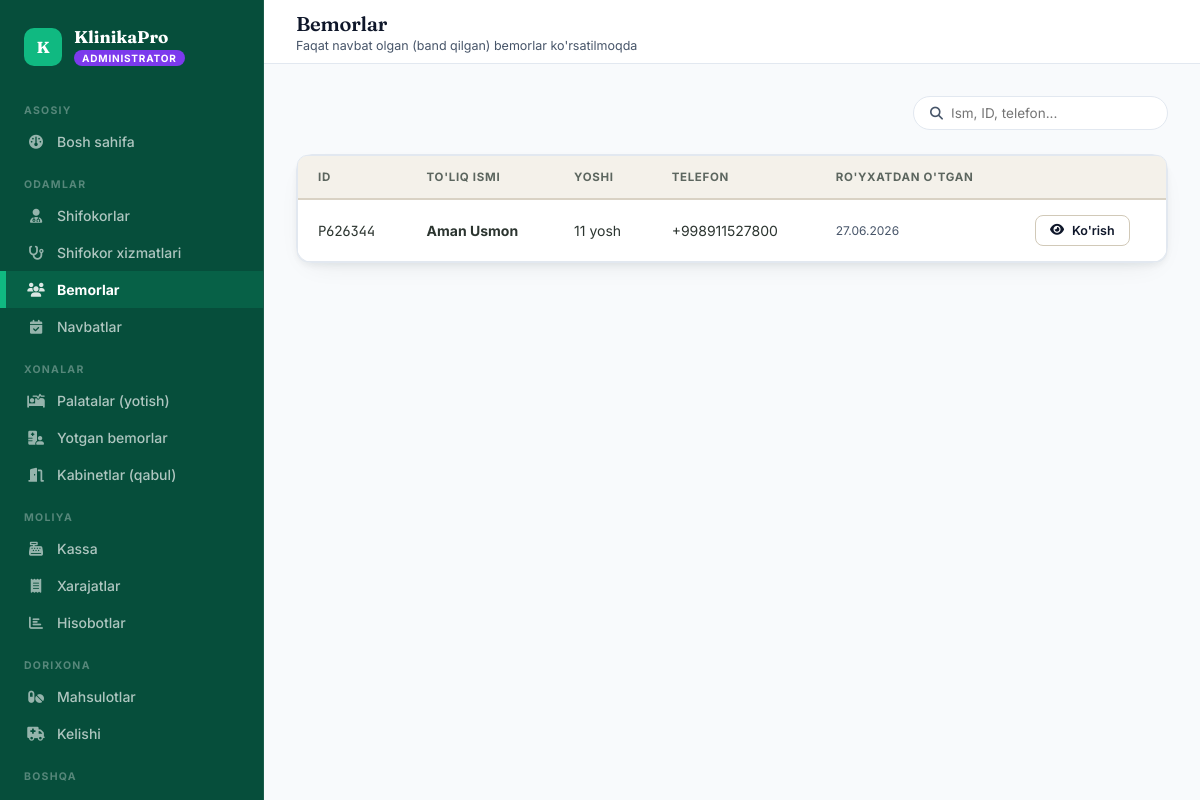
The page /patients/ (signed in) on the database its author committed.
### accounts/models.py (models this page shows, shortened)
class User(AbstractUser):
    ROLE_CHOICES = [
        ('admin', 'Administrator'),
        ('doctor', 'Shifokor'),
        ('patient', 'Bemor'),
    ]
    role = models.CharField(max_length=10, choices=ROLE_CHOICES, default='patient')
    phone = models.CharField(max_length=20, blank=True)

### patients/models.py (models this page shows, shortened)
class Patient(models.Model):
    GENDER_CHOICES = [('M', 'Erkak'), ('F', 'Ayol')]
    user = models.OneToOneField(settings.AUTH_USER_MODEL, on_delete=models.CASCADE, related_name='patient_profile')
    patient_id = models.CharField(max_length=20, unique=True, default=generate_patient_id, verbose_name="Bemor ID")
    first_name = models.CharField(max_length=100, verbose_name="Ism")
    last_name = models.CharField(max_length=100, verbose_name="Familiya")
    gender = models.CharField(max_length=1, choices=GENDER_CHOICES, verbose_name="Jinsi")
    birth_date = models.DateField(verbose_name="Tug'ilgan sana")
    phone = models.CharField(max_length=20, verbose_name="Telefon")
    address = models.TextField(blank=True, verbose_name="Manzil")
    blood_type = models.CharField(max_length=5, blank=True, verbose_name="Qon guruhi")
    allergies = models.TextField(blank=True, verbose_name="Allergiyalar")
    has_booked = models.BooleanField(default=False, verbose_name="Birinchi navbatni band qilganmi")
    registered_at = models.DateTimeField(auto_now_add=True)
    @property
    def full_name(self):
        return f"{self.last_name} {self.first_name}"
    @property
    def age(self):
        from datetime import date
        today = date.today()
        return today.year - self.birth_date.year - ((today.month, today.day) < (self.birth_date.month, self.birth_date.day))
    class Meta:
        verbose_name = "Bemor"
        verbose_name_plural = "Bemorlar"

### patients/views.py (the view)
# urls.py: path('', views.patient_list_admin, name='patients'),
@login_required
@role_required('admin')
def patient_list_admin(request):
    q = request.GET.get('q', '')
    patients = Patient.objects.filter(has_booked=True)
    if q:
        from django.db.models import Q
        patients = patients.filter(
            Q(first_name__icontains=q) | Q(last_name__icontains=q) |
            Q(patient_id__icontains=q) | Q(phone__icontains=q)
        )
    pending = Patient.objects.filter(has_booked=False).count()
    return render(request, 'patients/admin_list.html', {'patients': patients, 'q': q, 'pending': pending})

### templates/patients/admin_list.html (shortened to what this page needs)
{% extends "base.html" %}
{% block page_title %}Bemorlar{% endblock %}
{% block page_sub %}<div class="sub">Faqat navbat olgan (band qilgan) bemorlar ko'rsatilmoqda</div>{% endblock %}
{% block content %}
<div class="page-head">
  <form method="get" class="search-pill">
    <i class="fa-solid fa-magnifying-glass"></i>
    <input type="text" name="q" value="{{ q }}" placeholder="Ism, ID, telefon...">
  </form>
</div>
<div class="panel">
  <div class="tbl-wrap">
    <table>
      <thead><tr><th>ID</th><th>To'liq ismi</th><th>Yoshi</th><th>Telefon</th><th>Ro'yxatdan o'tgan</th><th></th></tr></thead>
      <tbody>
      {% for p in patients %}
      <tr>
        <td class="mono">{{ p.patient_id }}</td>
        <td><strong>{{ p.full_name }}</strong></td>
        <td>{{ p.age }} yosh</td>
        <td>{{ p.phone }}</td>
        <td style="font-size:12px; color:var(--ink-soft);">{{ p.registered_at|date:"d.m.Y" }}</td>
        <td><a href="{% url "patient_detail_admin" p.pk %}" class="btn btn-ghost btn-sm"><i class="fa-solid fa-eye"></i> Ko'rish</a></td>
      </tr>
      {% empty %}
      <tr><td colspan="6" class="empty-row"><i class="fa-solid fa-users"></i>Hali navbat olgan bemor yo'q</td></tr>
      {% endfor %}
      </tbody>
    </table>
  </div>
</div>
{% endblock %}

### templates/base.html (shortened to what this page needs)
<!DOCTYPE html>
<html lang="uz">
<head>
<link href="https://cdnjs.cloudflare.com/ajax/libs/font-awesome/6.4.0/css/all.min.css" rel="stylesheet">
</head>
<body>
{% if user.is_authenticated %}
<nav class="sidebar">
  <div class="sb-brand">
    <div class="sb-mark">K</div>
    <div>
      <div class="sb-name">KlinikaPro</div>
      <span class="sb-role-tag {{ user.role }}">{{ user.get_role_display }}</span>
    </div>
  </div>
  {% if user.role == 'admin' %}
  <div class="sb-section">Asosiy</div>
  <a href="{% url 'admin_dashboard' %}" class="sb-link {% if request.resolver_match.url_name == 'admin_dashboard' %}active{% endif %}"><i class="fa-solid fa-gauge"></i> Bosh sahifa</a>
  <div class="sb-section">Odamlar</div>
  <a href="{% url 'doctors' %}" class="sb-link "><i class="fa-solid fa-user-doctor"></i> Shifokorlar</a>
  <a href="{% url 'doctor_services_admin' %}" class="sb-link {% if request.resolver_match.url_name == 'doctor_services_admin' %}active{% endif %}"><i class="fa-solid fa-stethoscope"></i> Shifokor xizmatlari</a>
  <a href="{% url 'patients' %}" class="sb-link {% if request.resolver_match.url_name == 'patients' or request.resolver_match.url_name == 'patient_detail_admin' %}active{% endif %}"><i class="fa-solid fa-users"></i> Bemorlar</a>
  <a href="{% url 'appointment_list_admin' %}" class="sb-link {% if request.resolver_match.url_name == 'appointment_list_admin' %}active{% endif %}"><i class="fa-solid fa-calendar-check"></i> Navbatlar</a>
  <div class="sb-section">Xonalar</div>
  <a href="{% url 'wards' %}" class="sb-link {% if request.resolver_match.url_name == 'wards' %}active{% endif %}"><i class="fa-solid fa-bed-pulse"></i> Palatalar (yotish)</a>
  <a href="{% url 'admissions' %}" class="sb-link {% if request.resolver_match.url_name == 'admissions' %}active{% endif %}"><i class="fa-solid fa-hospital-user"></i> Yotgan bemorlar</a>
  <a href="{% url 'cabinets' %}" class="sb-link {% if request.resolver_match.url_name == 'cabinets' %}active{% endif %}"><i class="fa-solid fa-door-open"></i> Kabinetlar (qabul)</a>
  <div class="sb-section">Moliya</div>
  <a href="{% url 'kassa' %}" class="sb-link {% if request.resolver_match.url_name == 'kassa' %}active{% endif %}"><i class="fa-solid fa-cash-register"></i> Kassa</a>
  <a href="{% url 'expenses' %}" class="sb-link {% if request.resolver_match.url_name == 'expenses' %}active{% endif %}"><i class="fa-solid fa-receipt"></i> Xarajatlar</a>
  <a href="{% url 'reports' %}" class="sb-link {% if request.resolver_match.url_name == 'reports' %}active{% endif %}"><i class="fa-solid fa-chart-bar"></i> Hisobotlar</a>
  <div class="sb-section">Dorixona</div>
  <a href="{% url 'medicines' %}" class="sb-link {% if request.resolver_match.url_name == 'medicines' %}active{% endif %}"><i class="fa-solid fa-pills"></i> Mahsulotlar</a>
  <a href="{% url 'medicine_income' %}" class="sb-link {% if request.resolver_match.url_name == 'medicine_income' %}active{% endif %}"><i class="fa-solid fa-truck-medical"></i> Kelishi</a>
  <div class="sb-section">Boshqa</div>
  <a href="{% url 'operations' %}" class="sb-link {% if request.resolver_match.url_name == 'operations' %}active{% endif %}"> Operatsiyalar</a>
  {% endif %}
</nav>
<div class="main">
  <header class="topbar">
    <div>
      <h1>{% block page_title %}{% endblock %}</h1>
      {% block page_sub %}{% endblock %}
    </div>
  </header>
  <div class="content">
    {% block content %}{% endblock %}
  </div>
</div>
{% else %}
{% block noauth %}{% endblock %}
{% endif %}
</body>
</html>

### rows shown on the page
User: role "ADMINISTRATOR"
Patient: patient_id "P626344", full_name "Aman Usmon", age "11", phone "+998911527800", registered_at "27.06.2026"
